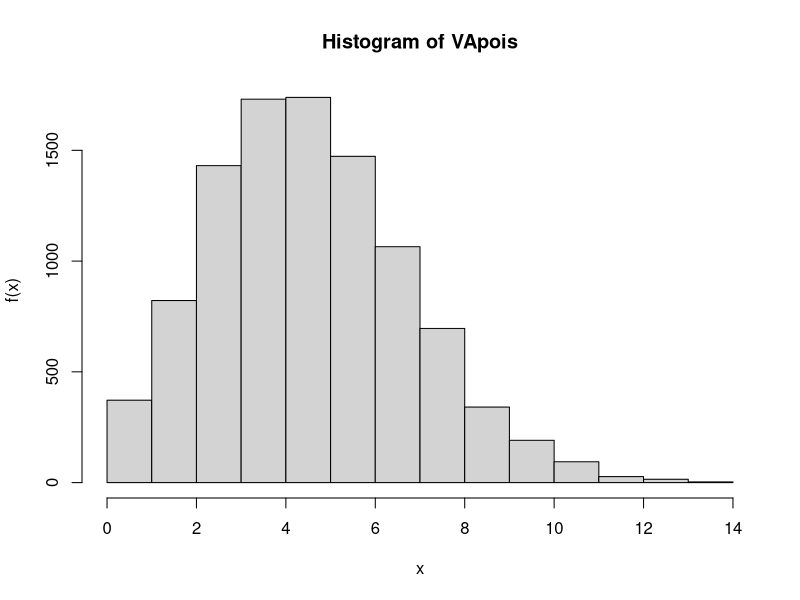
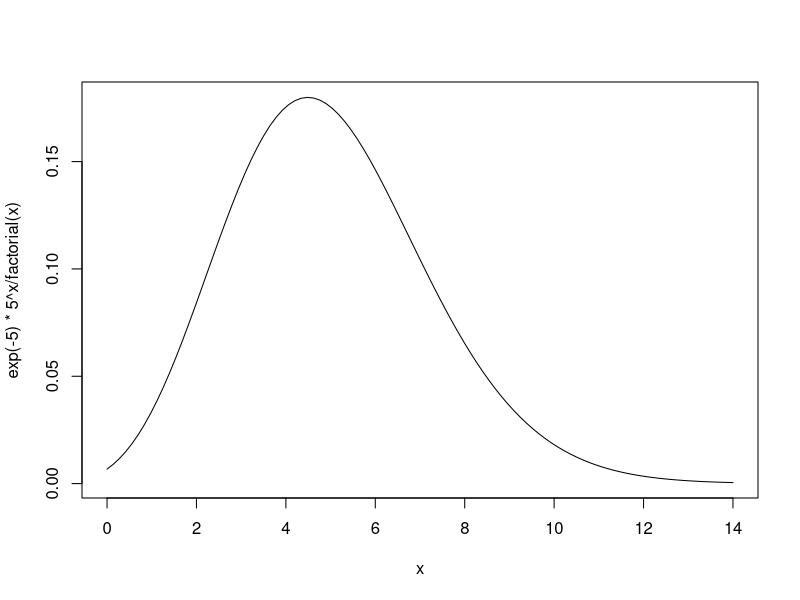

Here is the R script that generated these plots, in order:
rpois2 = function(n, lambda){
  amostrPOI = rep(0,n)
  for(i in 1:n){
    x=0
    Fx = exp(-lambda)*lambda^x/factorial(x)
    p=exp(-lambda)
    amUN = runif(1)
    while(amUN > Fx){
      x=x+1
      Fx = Fx+p*lambda/x
      p=p*lambda/x
    }
    amostrPOI[i] = x
  }
  return(amostrPOI)
}

t1 = proc.time()
VApois = rpois2(10000,5)
hist(VApois, xlab="x",ylab="f(x)")
curve(exp(-5)*5^x/factorial(x), add="TRUE")
(t1=proc.time()-t1)

q1p = qpois(0.25,5)
q2p = qpois(0.50,5)
q3p = qpois(0.75,5)
q4p = qpois(1,5)
quartisPOI = c(0,q1p,q2p,q3p,q4p)

pobs = cut(VApois,quartisPOI, include.lowest = TRUE)
obsPOI = as.integer(table(pobs))

espPOI1 = ppois(q1p,5)
espPOI2 = ppois(q2p,5)-ppois(q1p,5)
espPOI3 = ppois(q3p,5)-ppois(q2p,5)
espPOI4 = ppois(q4p,5)-ppois(q3p,5)
espPOI = c(espPOI1,espPOI2,espPOI3,espPOI4)*10000

chisq.test(cbind(obsPOI,espPOI))